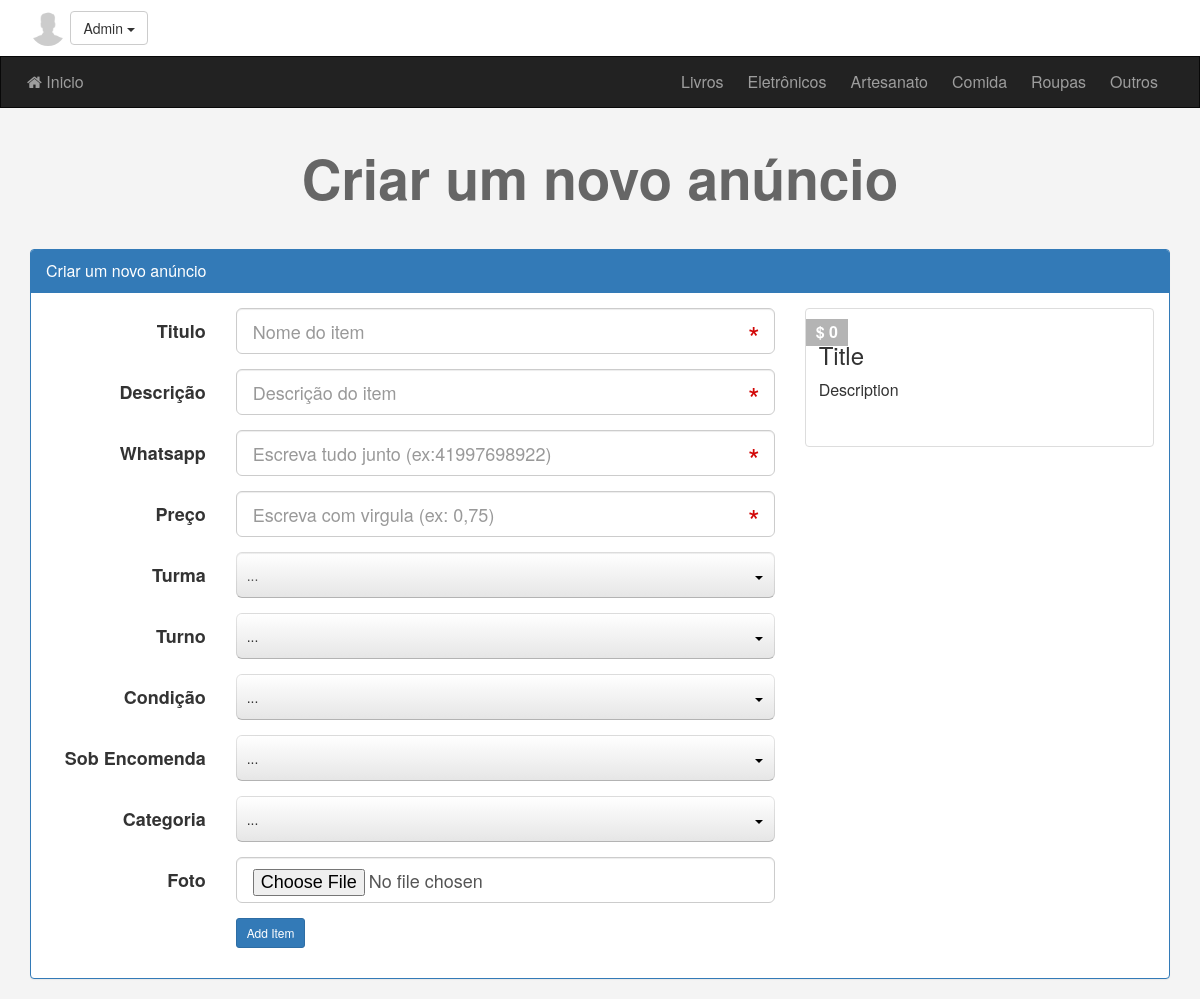
/newad.php (signed in), run on the app's committed database.
### tables this page shows
CREATE TABLE `categories` (
  `ID` int(11) NOT NULL,
  `Name` varchar(255) NOT NULL,
  `Description` text NOT NULL,
  `parent` int(11) NOT NULL,
  `Ordering` int(11) DEFAULT NULL,
  `Visibility` tinyint(4) NOT NULL DEFAULT 0,
  `Allow_Comment` tinyint(4) NOT NULL DEFAULT 0,
  `Allow_Ads` tinyint(4) NOT NULL DEFAULT 0
);

### init.php (called while the page is built, shortened)
<?php
	include 'admin/connect.php';
	$sessionUser = '';
	$sessionAvatar = '';
	if (isset($_SESSION['user'])) {
		$sessionUser = $_SESSION['user'];
		$sessionAvatar = $_SESSION['avatar'];
	}
	$tpl 	= 'includes/templates/';
	$func	= 'includes/functions/';
	$css 	= 'layout/css/';
	include $func . 'functions.php';
	include $tpl . 'header.php';

### includes/functions/functions.php (called while the page is built, shortened)
<?php
	function getAllFrom($field, $table, $where = NULL, $and = NULL, $orderfield, $ordering = "DESC") {
		global $con;
		$getAll = $con->prepare("SELECT $field FROM $table $where $and ORDER BY $orderfield $ordering");
		$getAll->execute();
		$all = $getAll->fetchAll();
		return $all;
	}

### newad.php (the view, shortened to what this page needs)
<?php
	$pageTitle = 'Criar um novo anúncio';
	include 'init.php';
	if (isset($_SESSION['user'])) {
?>
<h1 class="text-center"><?php echo $pageTitle ?></h1>
<div class="create-ad block">
	<div class="container">
		<div class="panel panel-primary">
			<div class="panel-heading"><?php echo $pageTitle ?></div>
			<div class="panel-body">
				<div class="row">
					<div class="col-md-8">
						<form class="form-horizontal main-form" action="<?php echo $_SERVER['PHP_SELF'] ?>" method="POST" enctype="multipart/form-data">
							<div class="form-group form-group-lg">
								<label class="col-sm-3 control-label">Titulo</label>
								<div class="col-sm-10 col-md-9">
									<input
										pattern=".{4,}"
										title="This Field Require At Least 4 Characters"
										type="text"
										name="name"
										class="form-control live"
										placeholder="Nome do item"
										data-class=".live-title"
										required />
								</div>
							</div>
							<div class="form-group form-group-lg">
								<label class="col-sm-3 control-label">Descrição</label>
								<div class="col-sm-10 col-md-9">
									<input
										pattern=".{10,}"
										title="This Field Require At Least 10 Characters"
										type="text"
										name="description"
										class="form-control live"
										placeholder="Descrição do item"
										data-class=".live-desc"
										required />
								</div>
							</div>
							<div class="form-group form-group-lg">
								<label class="col-sm-3 control-label">Whatsapp</label>
								<div class="col-sm-10 col-md-9">
									<input
										type="text"
										name="contact"
										class="form-control"
										placeholder="Escreva tudo junto (ex:41997698922)"
										required />
								</div>
							</div>
							<div class="form-group form-group-lg">
								<label class="col-sm-3 control-label">Preço</label>
								<div class="col-sm-10 col-md-9">
									<input
										type="text"
										name="price"
										class="form-control live"
										placeholder="Escreva com virgula (ex: 0,75)"
										data-class=".live-price"
										required />
								</div>
							</div>
							<div class="form-group form-group-lg">
							<label class="col-sm-3 control-label">Turma</label>
							<div class="col-sm-10 col-md-9">
								<select class="form-control" name="country" required>
								</select>
							</div>
		    				</div>
							<div class="form-group form-group-lg">
								<label class="col-sm-3 control-label">Turno</label>
								<div class="col-sm-10 col-md-9">
									<select name="turno" required>
									</select>
								</div>
							</div>
							<div class="form-group form-group-lg">
								<label class="col-sm-3 control-label">Condição</label>
								<div class="col-sm-10 col-md-9">
									<select name="status" required>
									</select>
								</div>
							</div>
							<div class="form-group form-group-lg">
								<label class="col-sm-3 control-label">Sob Encomenda</label>
								<div class="col-sm-10 col-md-9">
									<select name="sob_encomenda" required>
									</select>
								</div>
							</div>
							<div class="form-group form-group-lg">
								<label class="col-sm-3 control-label">Categoria</label>
								<div class="col-sm-10 col-md-9">
									<select name="category" required>
									</select>
								</div>
							</div>
							<div class="form-group form-group-lg">
								<label class="col-sm-3 control-label">Foto</label>
								<div class="col-sm-10 col-md-9">
									<input
										id='imginp'
										type="file"
										name="itempic"
										class="form-control"
										onchange="loadFile(event)" />
								</div>
							</div>
							<div class="form-group form-group-lg">
								<div class="col-sm-offset-3 col-sm-9">
									<input type="submit" value="Add Item" class="btn btn-primary btn-sm" />
								</div>
							</div>
						</form>
					</div>
					<div class="col-md-4">
						<div class="thumbnail item-box live-preview">
							<span class="price-tag">
								<span class="live-price">$ 0</span>
							</span>
							<div class="caption">
								<h3 class="live-title">Title</h3>
								<p class="live-desc">Description</p>
							</div>
						</div>
					</div>
				</div>
			</div>
		</div>
	</div>
</div>
<?php
	} else {
		header('Location: login.php');
		exit();
	}
	include $tpl . 'footer.php';
?>

### includes/templates/header.php (shortened to what this page needs)
<!DOCTYPE html>
<html>
	<head>
		<link rel="stylesheet" href="<?php echo $css ?>bootstrap.min.css" />
		<link rel="stylesheet" href="<?php echo $css ?>font-awesome.min.css" />
		<link rel="stylesheet" href="<?php echo $css ?>jquery-ui.css" />
		<link rel="stylesheet" href="<?php echo $css ?>jquery.selectBoxIt.css" />
		<link rel="stylesheet" href="<?php echo $css ?>front.css" />
	</head>
	<body>
	<div class="upper-bar">
		<div class="container">
			<?php
				if (isset($_SESSION['user'])) {
			?>
				<img class="my-image img-circle" src="admin/uploads/avatars/<?php echo $sessionAvatar ?>" alt="" />
				<div class="btn-group my-info">
					<span class="btn btn-default dropdown-toggle" data-toggle="dropdown">
						<?php echo $sessionUser ?>
						<span class="caret"></span>
					</span>
				</div>
				<?php
				} else {
			?>
			<a href="login.php">
				<span class="pull-right">Login/Signup</span>
			</a>
			<?php } ?>
		</div>
	</div>
	<nav class="navbar navbar-inverse">
	  <div class="container">
	    <div class="navbar-header">
	      <a class="navbar-brand" href="index.php"><i class="fa fa-home" aria-hidden="true"></i> Inicio</a>
	    </div>
	    <div class="collapse navbar-collapse" id="app-nav">
	      <ul class="nav navbar-nav navbar-right">
	      <?php
	      	$allCats = getAllFrom("*", "categories", "where parent = 0", "", "ID", "ASC");
			foreach ($allCats as $cat) {
				echo
				'<li>
					<a href="categories.php?pageid=' . $cat['ID'] . '">
						' . $cat['Name'] . '
					</a>
				</li>';
			}
	      ?>
	      </ul>
	    </div>
	  </div>
	</nav>

### layout/css/front.css (style rules this page uses)
body { background-color: #F4F4F4; font-size: 16px; }
h1 { font-size: 55px; margin: 40px 0; font-weight: bold; color: #666; }
.navbar { border-radius: 0; margin-bottom: 0; }
.nav > li > a, .navbar-brand { padding: 15px 12px; }
.navbar-brand { font-size: 1em; }
.form-control { position: relative; }
.upper-bar { padding: 10px; background-color: #FFF }
.my-image { width: 36px; height: 36px; }
.item-box { position: relative; }
.item-box .price-tag { background-color: #B4B4B4; padding: 2px 10px; position: absolute; left: 0; top: 10px; font-weight: bold; color: #FFF; }
.item-box .caption p { height: 44px; max-height: 44px; }

### data on the page
categories: Name "Livros"
categories: Name "Eletrônicos"
categories: Name "Artesanato"
categories: Name "Comida"
categories: Name "Roupas"
categories: Name "Outros"

### other printed values
$sessionUser "Admin"
$pageTitle "Criar um novo anúncio"
